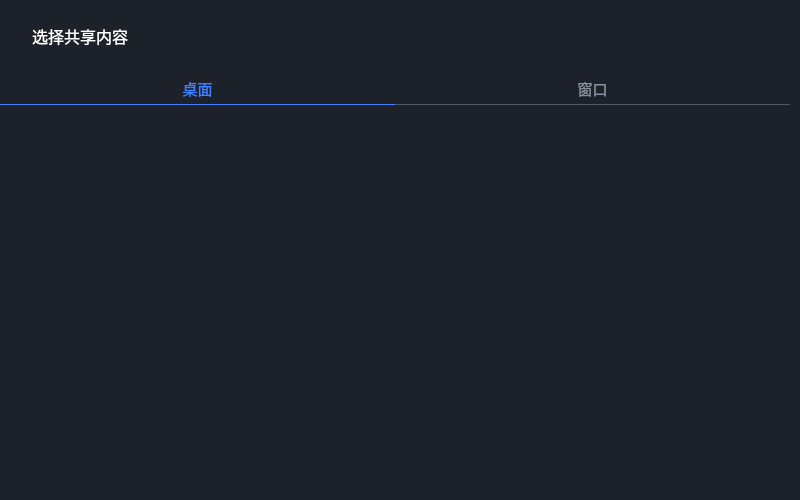
<?xml version="1.0" encoding="UTF-8"?>
<ui version="4.0">
 <class>VideoCallShareWidget</class>
 <widget class="QWidget" name="VideoCallShareWidget">
  <property name="geometry">
   <rect>
    <x>0</x>
    <y>0</y>
    <width>800</width>
    <height>500</height>
   </rect>
  </property>
  <property name="minimumSize">
   <size>
    <width>800</width>
    <height>500</height>
   </size>
  </property>
  <property name="windowTitle">
   <string/>
  </property>
  <property name="styleSheet">
   <string notr="true">*{
	font-family: 'Microsoft YaHei';
	font-size:16px;
    background:#1d2129;
}

#lbl_info{
	font-family: 'Microsoft YaHei';
	font-size:16px;
	color:#fff;
}
#btn_close{
	border:none;
	color:#fff;
}

QScrollArea
{
border:none;
}

QScrollBar:vertical 
{
border: none;
background:#000000;
width: 4px;
margin: 0px;
}
QScrollBar::handle:vertical { 
	background:#4E5969; 
    min-height: 20px;
	width: 4px;
	border-radius:2px;
}
QScrollBar::add-line:vertical {background-color: 
rgb(0,0,0);height: 4px;}
QScrollBar::sub-line:vertical {background-color: 
rgb(0,0,0);height: 4px;}
QScrollBar::up-arrow:vertical, QScrollBar::down-arrow:vertical 
{height: 0px;}
QScrollBar::add-page:vertical, QScrollBar::sub-page:vertical 
{background: #000000;}

QTabBar::tab{
font-style: normal;
font-weight: 400;
font-size: 15px;
line-height: 20px;
width:395px;		
height:32; 			
margin-bottom:15px;
border-bottom:1px solid #4E5969;
}

QTabBar::tab:!selected {
color: #86909C;
border-bottom:1px solid #4E5969;
}

QTabBar::tab:selected {
color: #4080FF;
border-bottom:1px solid #4080FF;
}

QTabWidget::pane{
	border:none;
}
QTabWidget::tab-bar { 
	alignment: center; 
} </string>
  </property>
  <layout class="QVBoxLayout" name="verticalLayout">
   <property name="spacing">
    <number>0</number>
   </property>
   <property name="leftMargin">
    <number>0</number>
   </property>
   <property name="topMargin">
    <number>0</number>
   </property>
   <property name="rightMargin">
    <number>0</number>
   </property>
   <property name="bottomMargin">
    <number>0</number>
   </property>
   <item>
    <layout class="QHBoxLayout" name="horizontalLayout">
     <property name="leftMargin">
      <number>32</number>
     </property>
     <property name="topMargin">
      <number>24</number>
     </property>
     <property name="rightMargin">
      <number>32</number>
     </property>
     <property name="bottomMargin">
      <number>24</number>
     </property>
     <item>
      <widget class="QLabel" name="lbl_info">
       <property name="maximumSize">
        <size>
         <width>16777215</width>
         <height>24</height>
        </size>
       </property>
       <property name="text">
        <string>选择共享内容</string>
       </property>
      </widget>
     </item>
     <item>
      <spacer name="horizontalSpacer">
       <property name="orientation">
        <enum>Qt::Horizontal</enum>
       </property>
       <property name="sizeHint" stdset="0">
        <size>
         <width>40</width>
         <height>24</height>
        </size>
       </property>
      </spacer>
     </item>
     <item>
      <widget class="QPushButton" name="btn_close">
       <property name="text">
        <string/>
       </property>
       <property name="icon">
        <iconset resource="../../resource/resource.qrc">
         <normaloff>:/img/close</normaloff>:/img/close</iconset>
       </property>
       <property name="iconSize">
        <size>
         <width>28</width>
         <height>28</height>
        </size>
       </property>
      </widget>
     </item>
    </layout>
   </item>
   <item>
    <widget class="QTabWidget" name="tabWidget">
     <property name="font">
      <font>
       <family>Microsoft YaHei</family>
       <pointsize>-1</pointsize>
       <weight>50</weight>
       <bold>false</bold>
      </font>
     </property>
     <property name="styleSheet">
      <string notr="true">
background-color:#1d2129;



</string>
     </property>
     <property name="currentIndex">
      <number>0</number>
     </property>
     <widget class="QScrollArea" name="screenScrollArea">
      <property name="horizontalScrollBarPolicy">
       <enum>Qt::ScrollBarAlwaysOff</enum>
      </property>
      <property name="widgetResizable">
       <bool>true</bool>
      </property>
      <attribute name="title">
       <string>桌面</string>
      </attribute>
      <widget class="ShareViewContainer" name="screen_views">
       <property name="geometry">
        <rect>
         <x>0</x>
         <y>0</y>
         <width>800</width>
         <height>376</height>
        </rect>
       </property>
       <property name="minimumSize">
        <size>
         <width>0</width>
         <height>0</height>
        </size>
       </property>
       <property name="maximumSize">
        <size>
         <width>16777215</width>
         <height>16777215</height>
        </size>
       </property>
      </widget>
     </widget>
     <widget class="QScrollArea" name="windowScrollArea">
      <property name="horizontalScrollBarPolicy">
       <enum>Qt::ScrollBarAlwaysOff</enum>
      </property>
      <property name="widgetResizable">
       <bool>true</bool>
      </property>
      <attribute name="title">
       <string>窗口</string>
      </attribute>
      <widget class="ShareViewContainer" name="window_views">
       <property name="geometry">
        <rect>
         <x>0</x>
         <y>0</y>
         <width>800</width>
         <height>376</height>
        </rect>
       </property>
      </widget>
     </widget>
    </widget>
   </item>
  </layout>
 </widget>
 <customwidgets>
  <customwidget>
   <class>ShareViewContainer</class>
   <extends>QWidget</extends>
   <header>share_view_container.h</header>
   <container>1</container>
  </customwidget>
 </customwidgets>
 <resources>
  <include location="../../resource/resource.qrc"/>
 </resources>
 <connections/>
</ui>
